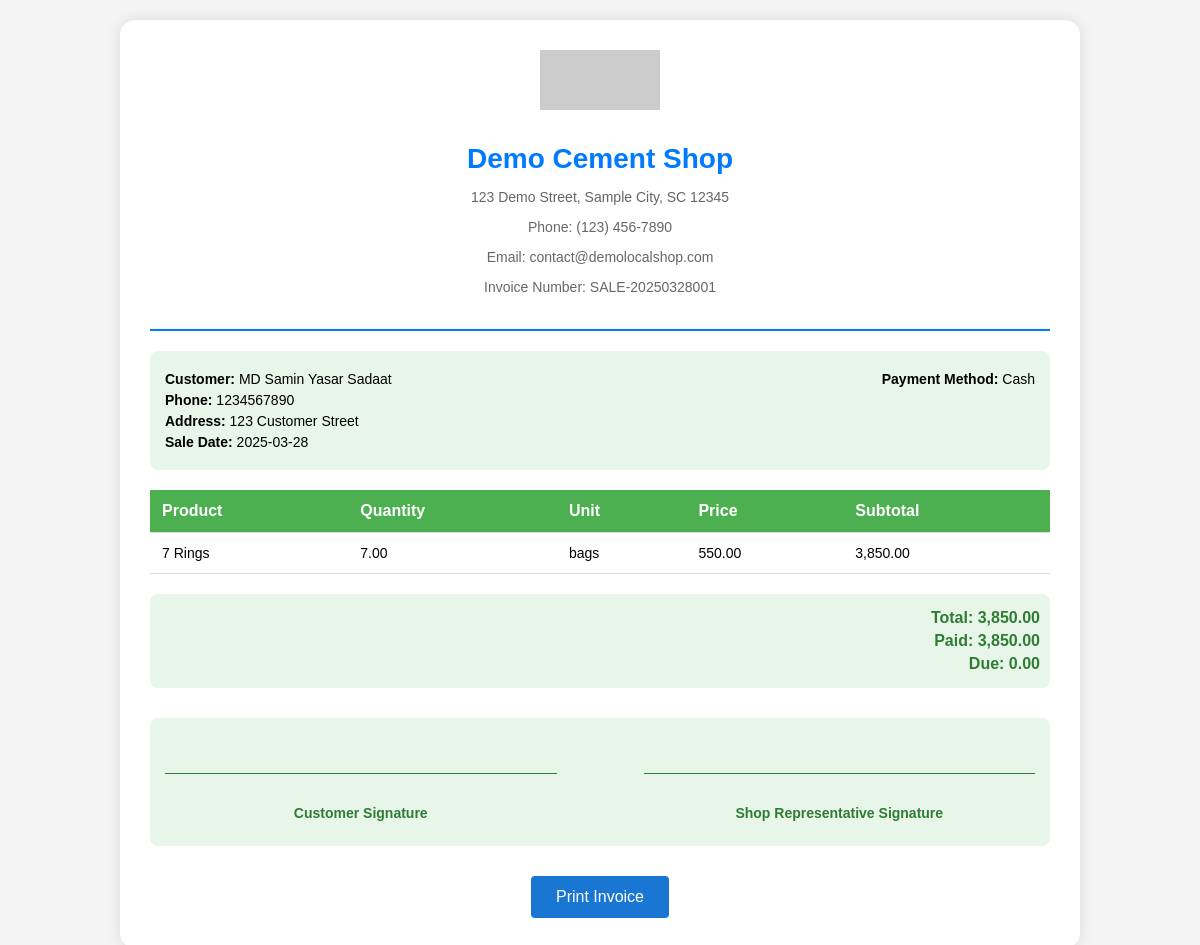
The page /pages/invoice_sell.php?invoice_number=SALE-20250328001 (signed in) on the database its author committed.
### tables this page shows
CREATE TABLE shop_details (
    id INT PRIMARY KEY AUTO_INCREMENT,
    shop_name VARCHAR(255) NOT NULL,
    address TEXT NOT NULL,
    phone VARCHAR(50) NOT NULL,
    email VARCHAR(255) NOT NULL,
    updated_at TIMESTAMP DEFAULT CURRENT_TIMESTAMP ON UPDATE CURRENT_TIMESTAMP
);

CREATE TABLE sales (
    id INT AUTO_INCREMENT PRIMARY KEY,
    customer_id INT,
    sale_date DATE NOT NULL,
    invoice_number VARCHAR(50) NOT NULL UNIQUE,
    payment_method_id INT NOT NULL,
    total DECIMAL(10, 2) NOT NULL CHECK (total >= 0),
    paid DECIMAL(10, 2) NOT NULL CHECK (paid >= 0),
    due DECIMAL(10, 2) NOT NULL CHECK (due >= 0),
    created_at TIMESTAMP DEFAULT CURRENT_TIMESTAMP,
    FOREIGN KEY (customer_id) REFERENCES customers(id) ON DELETE SET NULL,
    FOREIGN KEY (payment_method_id) REFERENCES payment_methods(id) ON DELETE RESTRICT,
    INDEX idx_sale_date (sale_date),
    INDEX idx_invoice_number (invoice_number),
    INDEX idx_customer_id (customer_id),
    INDEX idx_payment_method_id (payment_method_id)
);

CREATE TABLE customers (
    id INT AUTO_INCREMENT PRIMARY KEY,
    name VARCHAR(255) NOT NULL,
    phone VARCHAR(20),
    address TEXT,
    created_at TIMESTAMP DEFAULT CURRENT_TIMESTAMP,
    INDEX idx_name (name),
    INDEX idx_phone (phone),
    FULLTEXT idx_address (address)
     
     
     
);

CREATE TABLE payment_methods (
    id INT AUTO_INCREMENT PRIMARY KEY,
    method VARCHAR(50) NOT NULL UNIQUE,
    created_at TIMESTAMP DEFAULT CURRENT_TIMESTAMP
);

CREATE TABLE sale_items (
    id INT AUTO_INCREMENT PRIMARY KEY,
    sale_id INT,
    product_id INT,
    quantity DECIMAL(10, 2) NOT NULL CHECK (quantity > 0),
    price DECIMAL(10, 2) NOT NULL CHECK (price >= 0),
    subtotal DECIMAL(10, 2) NOT NULL CHECK (subtotal >= 0),
    created_at TIMESTAMP DEFAULT CURRENT_TIMESTAMP,
    FOREIGN KEY (sale_id) REFERENCES sales(id) ON DELETE CASCADE,
    FOREIGN KEY (product_id) REFERENCES products(id) ON DELETE CASCADE,
    INDEX idx_sale_id (sale_id),
    INDEX idx_product_id (product_id)
);

CREATE TABLE products (
    id INT AUTO_INCREMENT PRIMARY KEY,
    category_id INT,
    name VARCHAR(255) NOT NULL,
    price DECIMAL(10, 2) NOT NULL CHECK (price >= 0),
    quantity DECIMAL(10, 2) NOT NULL CHECK (quantity >= 0),
    unit VARCHAR(50),
    brand_name VARCHAR(255),
    type VARCHAR(50),
    created_at TIMESTAMP DEFAULT CURRENT_TIMESTAMP,
    updated_at TIMESTAMP DEFAULT CURRENT_TIMESTAMP ON UPDATE CURRENT_TIMESTAMP,
    FOREIGN KEY (category_id) REFERENCES categories(id) ON DELETE SET NULL,
    UNIQUE KEY uk_products (name, category_id, unit, price, brand_name),
    INDEX idx_products_created_at (created_at),
    INDEX idx_products_lookup (name, category_id, unit, price, brand_name),
    INDEX idx_products_category_id (category_id),
    CONSTRAINT fk_product_unit FOREIGN KEY (category_id, unit) REFERENCES category_units(category_id, unit) ON DELETE SET NULL
);

### core/functions.php (called while the page is built, shortened)
<?php
include_once __DIR__ . '/../config/database.php';
function sanitizeInput($data) {
    global $conn;
    return mysqli_real_escape_string($conn, trim($data));
}
?>

### pages/invoice_sell.php (the view, shortened to what this page needs)
<?php
include '../config/database.php';
include '../core/functions.php';
$invoice_number = isset($_GET['invoice_number']) ? sanitizeInput($_GET['invoice_number']) : '';
$invoice_number = $conn->real_escape_string($invoice_number);
$saleSql = "SELECT sales.*,
                   customers.name as customer_name,
                   customers.phone,
                   customers.address,
                   payment_methods.method as payment_method_name
            FROM sales
            LEFT JOIN customers ON sales.customer_id = customers.id
            LEFT JOIN payment_methods ON sales.payment_method_id = payment_methods.id
            WHERE sales.invoice_number = '$invoice_number'";
$saleResult = $conn->query($saleSql);
$sale = $saleResult->fetch_assoc();
$saleItemsSql = "SELECT sale_items.*,
                        products.name as product_name,
                        products.unit
                 FROM sale_items
                 LEFT JOIN products ON sale_items.product_id = products.id
                 WHERE sale_items.sale_id = " . (int)$sale['id'];
$saleItemsResult = $conn->query($saleItemsSql);
$shopDetails = [
    'shop_name' => 'Demo Cement Shop',
    'shop_phone' => '(123) 456-7890',
    'shop_address' => '123 Demo Street, Sample City, SC 12345',
    'email' => 'contact@demolocalshop.com'
];
$settingsSql = "SELECT shop_name, phone, address, email FROM shop_details WHERE id = 1";
$settingsResult = $conn->query($settingsSql);
if ($settingsResult && $settingsResult->num_rows > 0) {
    $row = $settingsResult->fetch_assoc();
    $shopDetails['shop_name'] = $row['shop_name'] ?? $shopDetails['shop_name'];
    $shopDetails['shop_phone'] = $row['phone'] ?? $shopDetails['shop_phone'];
    $shopDetails['shop_address'] = $row['address'] ?? $shopDetails['shop_address'];
    $shopDetails['email'] = $row['email'] ?? $shopDetails['email'];
}
?>
<!DOCTYPE html>
<html lang="en">
<head>
</head>
<body>
    <div class="invoice-container">
        <div class="header">
            <img src="https://via.placeholder.com/120x60?text=Logo" alt="Company Logo" class="logo">
            <h1><?php echo htmlspecialchars($shopDetails['shop_name']); ?></h1>
            <p><?php echo htmlspecialchars($shopDetails['shop_address']); ?></p>
            <p>Phone: <?php echo htmlspecialchars($shopDetails['shop_phone']); ?></p>
            <p>Email: <?php echo htmlspecialchars($shopDetails['email']); ?></p>
            <p>Invoice Number: <?php echo htmlspecialchars($invoice_number); ?></p>
        </div>
        <div class="invoice-details">
            <div>
                <p><strong>Customer:</strong> <?php echo htmlspecialchars($sale['customer_name']); ?></p>
                <p><strong>Phone:</strong> <?php echo htmlspecialchars($sale['phone'] ?? 'N/A'); ?></p>
                <p><strong>Address:</strong> <?php echo htmlspecialchars($sale['address'] ?? 'N/A'); ?></p>
                <p><strong>Sale Date:</strong> <?php echo htmlspecialchars($sale['sale_date']); ?></p>
            </div>
            <div>
                <p><strong>Payment Method:</strong> <?php echo htmlspecialchars($sale['payment_method_name'] ?? 'N/A'); ?></p>
            </div>
        </div>
        <table>
            <thead>
                <tr>
                    <th>Product</th>
                    <th>Quantity</th>
                    <th>Unit</th>
                    <th>Price</th>
                    <th>Subtotal</th>
                </tr>
            </thead>
            <tbody>
                <?php
                if ($saleItemsResult->num_rows > 0) {
                    while ($item = $saleItemsResult->fetch_assoc()) {
                        echo "<tr>";
                        echo "<td>" . htmlspecialchars($item['product_name']) . "</td>";
                        echo "<td>" . number_format($item['quantity'], 2) . "</td>";
                        echo "<td>" . htmlspecialchars($item['unit'] ?? 'N/A') . "</td>";
                        echo "<td>" . number_format($item['price'], 2) . "</td>";
                        echo "<td>" . number_format($item['subtotal'], 2) . "</td>";
                        echo "</tr>";
                    }
                } else {
                    echo "<tr><td colspan='5'>No items found for this sale.</td></tr>";
                }
                ?>
            </tbody>
        </table>
        <div class="totals">
            <p>Total: <?php echo number_format($sale['total'], 2); ?></p>
            <p>Paid: <?php echo number_format($sale['paid'], 2); ?></p>
            <p>Due: <?php echo number_format($sale['due'], 2); ?></p>
        </div>
        <div class="signature-section">
            <div>
                <p class="signature-line"> </p>
                <p><strong>Customer Signature</strong></p>
            </div>
            <div>
                <p class="signature-line"> </p>
                <p><strong>Shop Representative Signature</strong></p>
            </div>
        </div>
        <div class="print-button">
            <button onclick="window.print()">Print Invoice</button>
        </div>
    </div>
</body>
</html>

### pages/invoice_sell.php (style rules this page uses)
body { font-family: Arial, sans-serif; margin: 0; padding: 20px; background-color: #f4f4f4; }
.invoice-container { max-width: 900px; margin: 0 auto; background-color: #fff; padding: 30px; border-radius: 15px; box-shadow: 0 0 15px rgba(0, 0, 0, 0.1); }
.header { text-align: center; padding-bottom: 20px; border-bottom: 2px solid #007bff; }
.header img.logo { max-width: 120px; margin-bottom: 10px; }
.header h1 { font-size: 28px; color: #007bff; margin-bottom: 5px; }
.header p { font-size: 14px; color: #666; }
.invoice-details { margin: 20px 0; padding: 15px; background-color: #e8f5e9; border-radius: 8px; display: flex; justify-content: space-between; }
.invoice-details p { margin: 5px 0; font-size: 14px; }
table { width: 100%; border-collapse: collapse; margin: 20px 0; }
th, td { padding: 12px; text-align: left; border-bottom: 1px solid #ddd; }
th { background-color: #4CAF50; color: white; font-weight: bold; }
td { font-size: 14px; }
.totals { margin-top: 20px; text-align: right; padding: 10px; background-color: #e8f5e9; border-radius: 8px; }
.totals p { margin: 5px 0; font-weight: bold; font-size: 16px; color: #2e7d32; }
.signature-section { margin: 30px 0; padding: 15px; background-color: #e8f5e9; border-radius: 8px; display: flex; justify-content: space-between; }
.signature-section div { width: 45%; text-align: center; }
.signature-section p { margin: 10px 0; font-size: 14px; color: #2e7d32; }
.signature-section .signature-line { border-top: 1px solid #2e7d32; margin-top: 40px; padding-top: 5px; }
.print-button { text-align: center; margin-top: 20px; }
.print-button button { background-color: #1976D2; color: white; padding: 12px 25px; border: none; border-radius: 4px; cursor: pointer; font-size: 16px; }

### rows shown on the page
shop_details: shop_name "Demo Cement Shop", address "123 Demo Street, Sample City, SC 12345", phone "(123) 456-7890", email "contact@demolocalshop.com"
sales: customer.name "MD Samin Yasar Sadaat", customer.phone "1234567890", customer.address "123 Customer Street", sale_date "2025-03-28", payment_method.method "Cash", total "3,850.00", paid "3,850.00", due "0.00"
sale_items: product.name "7 Rings", quantity "7.00", product.unit "bags", price "550.00", subtotal "3,850.00"

### other values the page prints
$invoice_number "SALE-20250328001"
